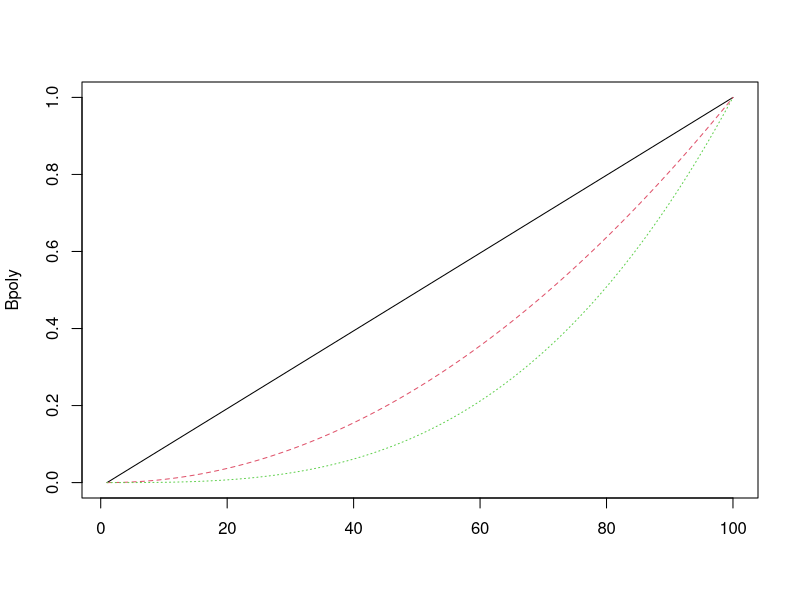

This figure's R source:
# ------------------------------ SPLINES

library(splines)
xx=seq(0,1,length=100)
Bpoly <- matrix(c(xx,xx^2,xx^3),byrow=F,nrow=100)
matplot(Bpoly,type="l")